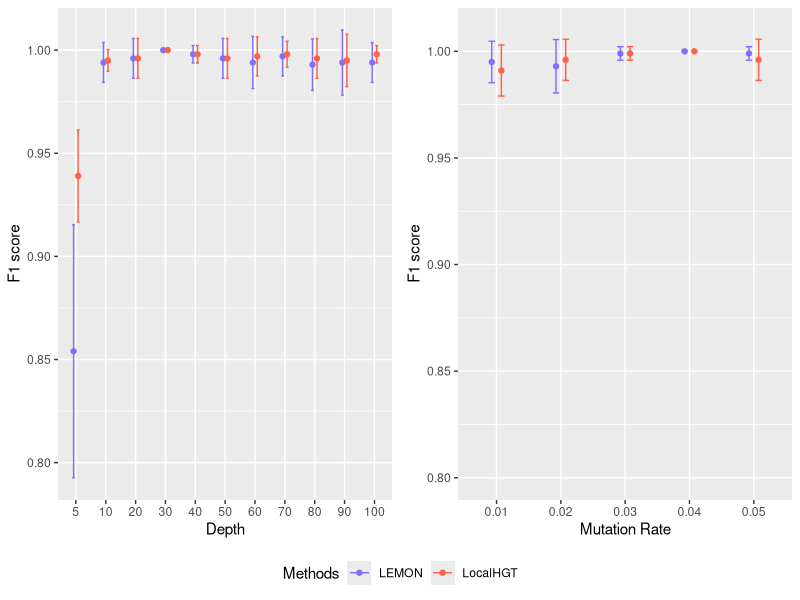

Write R code to recreate this figure.

library(ggplot2)
library(dplyr)
require(gridExtra)
library(grid)
library(cowplot)
library(ggpubr)


df <- read.table("For_methods/pure_snp_comparison.csv",sep=',', header=TRUE)
df$snp<-sapply(df$snp, as.factor)
pdf(file="For_methods/pure_benchmark.pdf", width=8, height=3, onefile = FALSE)


df.summary <- df %>%
  group_by(snp, Methods) %>%
  summarise(
    sd = sd(F1.score, na.rm = TRUE),
    F1.score = mean(F1.score)
  )

df2 <- read.table("For_methods/depth_comparison.csv",sep=',', header=TRUE)
df2$Depth<-sapply(df2$Depth, as.factor)


df2.summary <- df2 %>%
  group_by(Depth, Methods) %>%
  summarise(
    sd = sd(F1.score, na.rm = TRUE),
    F1.score = mean(F1.score)
  )






p1<-ggplot(df.summary, aes(snp, F1.score)) +
  geom_errorbar(
    aes(ymin = F1.score-sd, ymax = F1.score+sd, color = Methods),
    position = position_dodge(0.3), width = 0.2
  )+
  geom_point(aes(color = Methods), position = position_dodge(0.3)) +
  scale_color_manual(values = c("slateblue1" , "tomato"))+
  ylab("F1 score") +theme(legend.position="bottom")+
  ylim(0.8, 1.01)+
  xlab("Mutation Rate")



p2<-ggplot(df2.summary, aes(Depth, F1.score)) +
  geom_errorbar(
    aes(ymin = F1.score-sd, ymax = F1.score+sd, color = Methods),
    position = position_dodge(0.3), width = 0.2
  )+
  geom_point(aes(color = Methods), position = position_dodge(0.3)) +
  scale_color_manual(values = c("slateblue1" , "tomato"))+
  ylab("F1 score") +theme(legend.position="bottom")


prow <- plot_grid(
  p2 + theme(legend.position="none"),
  p1 + theme(legend.position="none"),
  align = 'vh',
  hjust = -1,
  nrow = 1
)

legend <- get_legend(
    p1 + 
    guides(color = guide_legend(nrow = 1)) +
    theme(legend.position = "top")
)
plot_grid(prow, legend, ncol = 1, rel_heights = c(1, .1))



dev.off()